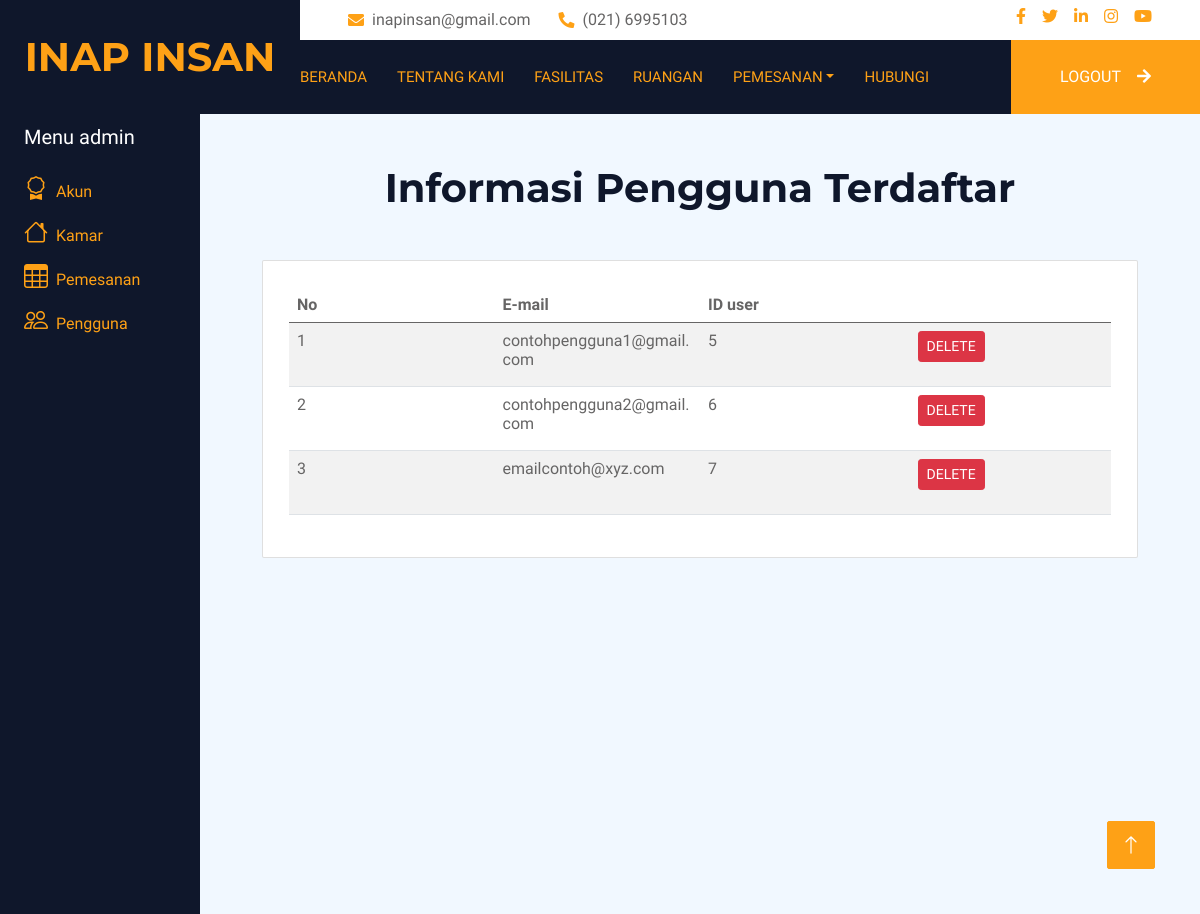
The app's page /admin_pengguna.php (signed in) with its own data.
### tables this page shows
CREATE TABLE `users` (
  `id_user` int(11) NOT NULL,
  `email` varchar(255) NOT NULL,
  `password` varchar(100) NOT NULL
);

### admin_pengguna.php (the view, shortened to what this page needs)
<?php
include("head.php");
require 'koneksi.php';
?>
<?php
include("header.php");
?>
<div class="container-fluid">
    <div class="row flex-nowrap">
        <?php include 'admin_sidebar.php';?>
        <div class="container" style="width:75%;">
            <div class="row">
            <h1 class="text-center mb-5" style="padding-top:50px">Informasi Pengguna Terdaftar</h1>
                <div style="display:block">
                            <div class="card w-100" style="padding: 10px">
                                <div class="card-body">
                                    <table class="table table-striped" style="table-layout:fixed;">
                                        <thead>
                                            <tr>
                                                <th scope="col">No</th>
                                                <th scope="col">E-mail</th>
                                                <th scope="col">ID user</th>
                                                <th></th>
                                            </tr>
                                        </thead>
                                        <tbody>
                                        <?php
                                            $data = mysqli_query($koneksi,"SELECT * FROM users");
                                            if (mysqli_num_rows($data)>=0)
                                            {
                                                $i = 1;
                                                while ($hasil = mysqli_fetch_array($data)) {
                                                    ?>
                                                    <tr>
                                                        <td scope="row"><?= $i ?></td>
                                                        <td><?= $hasil['email']?></td>
                                                        <td><?= $hasil['id_user']?></td>
                                                        <td style="vertical-align:middle">
                                                            <div class="btn-group" role="group" aria-label="Basic mixed styles example">
                                                                <form class="mx-1" action="admin_pengguna.php" method="post">
                                                                    <input type="submit" name="delete" value="Delete" class="btn btn-danger btn-sm">
                                                                </form>
                                                            </div>
                                                        </td>
                                                    </tr>
                                                    <?php
                                                    $i++;
                                                }
                                            } else {
                                            echo "<script>window.alert('gagal mengambil data');</script>";
                                            }
                                        ?>
                                        </tbody>
                                    </table>
                                </div>
                            </div>
                </div>
            </div>
        </div>
    </div>
</div>
<a href="#" class="btn btn-lg btn-primary btn-lg-square back-to-top"><i class="bi bi-arrow-up"></i></a>

### css/style.css (style rules this page uses)
.back-to-top { position: fixed; display: none; right: 45px; bottom: 45px; z-index: 99; }
.btn { font-weight: 500; text-transform: uppercase; transition: .5s; }
.btn.btn-primary, .btn.btn-secondary { color: #FFFFFF; }
.btn-lg-square { width: 48px; height: 48px; }
.btn-square, .btn-sm-square, .btn-lg-square { padding: 0; display: flex; align-items: center; justify-content: center; font-weight: normal; border-radius: 2px; }

### records on screen
users: email "contohpengguna1@gmail.com", id_user "5"
users: email "contohpengguna2@gmail.com", id_user "6"
users: email "emailcontoh@xyz.com", id_user "7"
